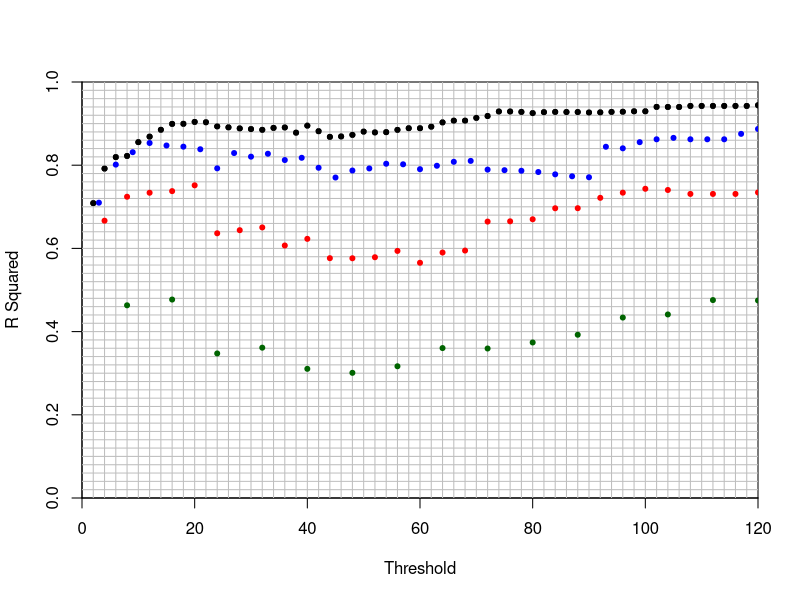

This chart was generated by the following R code:
c2 = read.csv("analyze/corr2.csv", header=F)
c3 = read.csv("analyze/corr3.csv", header=F)
c4 = read.csv("analyze/corr4.csv", header=F)
c8 = read.csv("analyze/corr8.csv", header=F)

t2 = (1:60)*2
t3 = (1:40)*3
t4 = (1:30)*4
t8 = (1:15)*8
 

pdf("thresholdchart.pdf")
plot(t2 , c2$V1,xaxs="i", yaxs="i" , xlim=c(0,120), ylim=c(0,1),  col="black", pch=20, xlab="Threshold", ylab="R Squared")
grid(60,50,col="gray",lty=1)
points(t2 , c2$V1, col="black", pch=20)
points(t3 , c3$V1, col="blue", pch=20)
points(t4 , c4$V1, col="red", pch=20)
points(t8 , c8$V1, col="darkgreen", pch=20)


dev.off()
